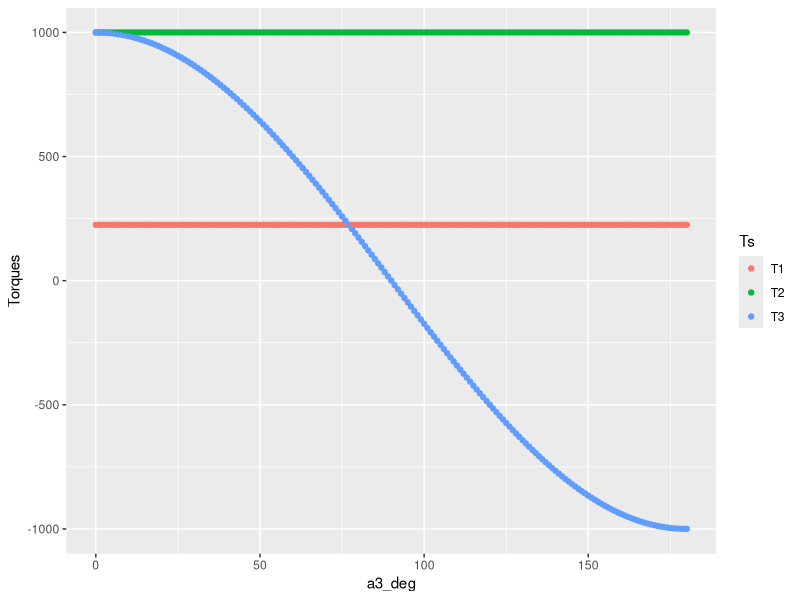

Recreate this plot in R.
library(tidyverse)
library(dplyr)
a3_deg <- seq(from = 0, to = 180, by = 1) #Angle of f3 in degrees measured away from optimal direction
a3_rad <- a3_deg*(2*pi)/360 #Angle of f3 in radians measured away from optimal direction
f1 <- 300
f2 <- 400
f3 <- 400*cos(a3_rad)
d1 <- .75
d2 <- 2.5 #seq(from = 0, to = 3, by = 0.1)
d3 <- 2.5
my_torques <- data.frame(a3_deg = a3_deg, a3_rad = a3_rad, T1 = f1*d1, T2 = f2*d2, T3 = f3*d3)
#my_torques <- data.frame(d2 = d2, T1 = f1*d1, T2 = f2*d2, T3 = f3*d3)
my_torques2 <- pivot_longer(data = my_torques, cols = c(T1, T2, T3), names_to = "Ts", values_to = "Torques")
my_torques2$Ts <- as.factor(my_torques2$Ts)
my_torques2
ggplot(data = my_torques2, mapping = aes(x = a3_deg, y = Torques, colour = Ts)) +
      geom_point(show.legend = T)
